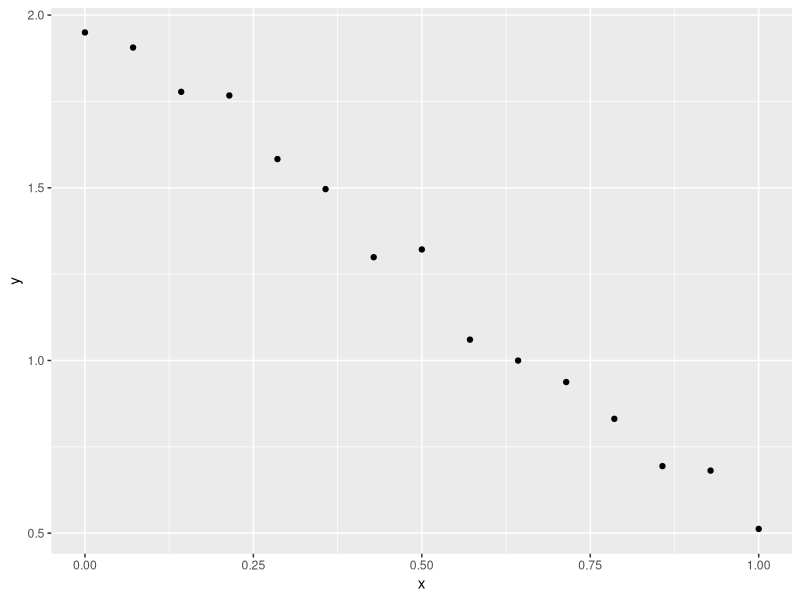
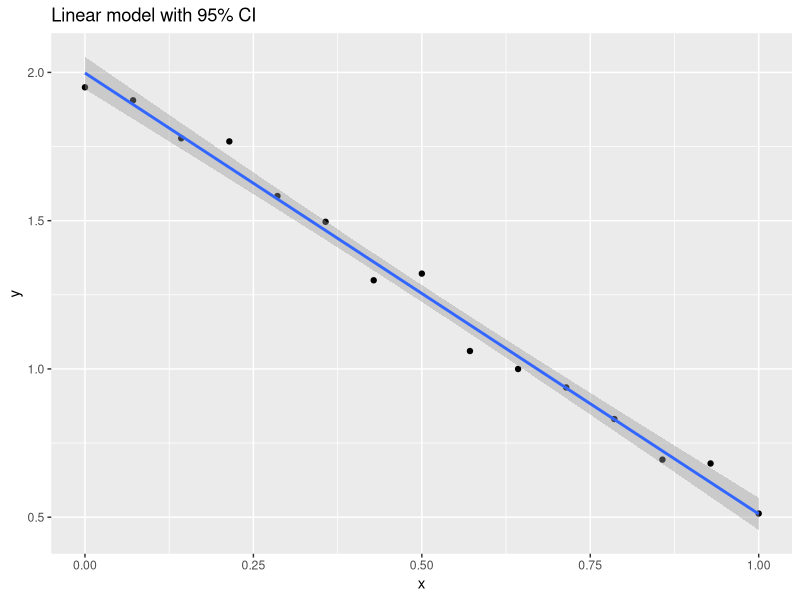
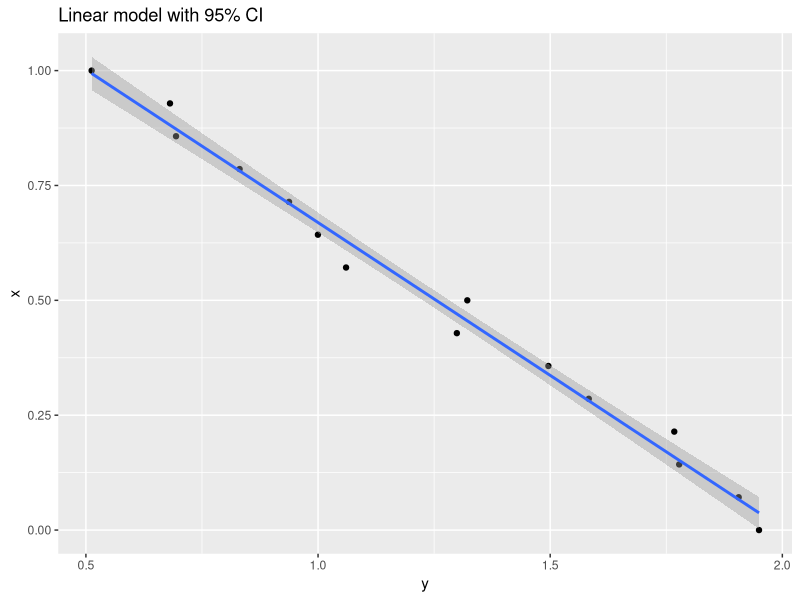

These figures' R source, in order:
## ---- chunk 1
library(tidyverse)
## ---- chunk 2
set.seed(100)
x <- seq(0,1,length=15) # N = 15 here
beta0_true = 2.0
beta1_true = -1.5
eps = 0.1 # noise the parameter
y <-beta0_true + beta1_true *x + eps * rnorm(length(x)) # adds gaussian noise to the data
df <- tibble(x=x, y= y)
## ---- chunk 3
plt <-  ggplot(df) + geom_point(aes(x,y))
print(plt)
## ---- chunk 4
lm1 <-  lm(y~x, df) # learn the linear model for y as a function of x using the dataframe
print(lm1)
## ---- chunk 5
plt <- ggplot(df, aes(x,y)) + geom_point() +
  geom_smooth(method = lm) +  # plots the regression lm(y ~ x) with CI
  ggtitle("Linear model with 95% CI")
print(plt)
## ---- chunk 6
plt <- ggplot(df, aes(y,x)) + geom_point() +
  geom_smooth(method = lm) +  # plots the regression lm(y ~ x) with CI
  ggtitle("Linear model with 95% CI")
print(plt)
